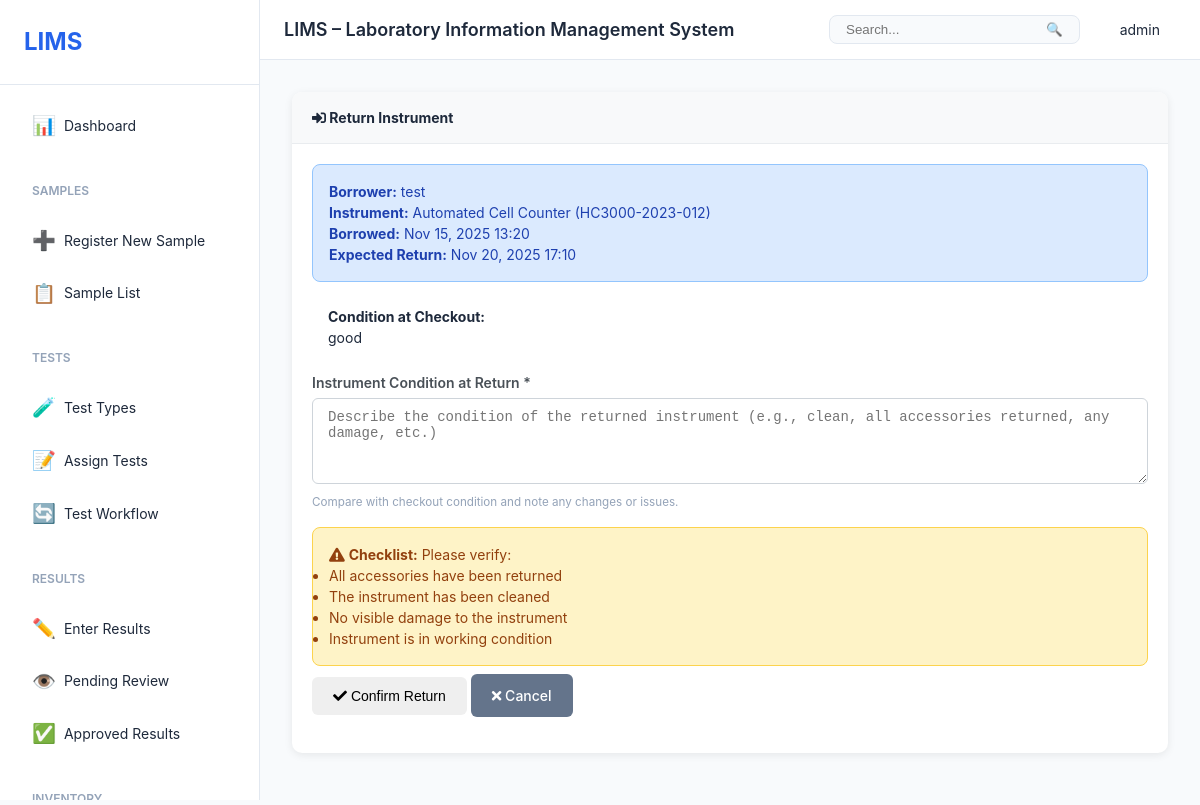
Screenshot of /instruments/borrowing/1/return/ (signed in) with the database file from the repository.
### users/models.py (models this page shows, shortened)
class User(AbstractUser):
    role = models.ForeignKey(Role, on_delete=models.SET_NULL, null=True, blank=True)
    phone = models.CharField(max_length=20, blank=True)
    department = models.CharField(max_length=100, blank=True)
    employee_id = models.CharField(max_length=50, blank=True, unique=True)
    is_active = models.BooleanField(default=True)
    created_at = models.DateTimeField(auto_now_add=True)
    updated_at = models.DateTimeField(auto_now=True)
    class Meta:
        db_table = 'users'
        ordering = ['username']

### instruments/models.py (models this page shows, shortened)
class InstrumentBorrowing(models.Model):
    BORROWER_TYPE_CHOICES = [
        ('internal_user', 'Internal User'),
        ('external_user', 'External User'),
        ('student', 'Student'),
        ('lecturer', 'Lecturer'),
        ('researcher', 'Researcher'),
        ('lab', 'Laboratory'),
        ('department', 'Department'),
        ('other', 'Other'),
    ]
    PURPOSE_CHOICES = [
        ('research', 'Research'),
        ('teaching', 'Teaching/Lecture'),
        ('demonstration', 'Demonstration'),
        ('training', 'Training'),
        ('testing', 'Testing/Analysis'),
        ('calibration', 'Calibration'),
        ('maintenance', 'Maintenance'),
        ('other', 'Other'),
    ]
    STATUS_CHOICES = [
        ('pending', 'Pending Approval'),
        ('approved', 'Approved'),
        ('borrowed', 'Currently Borrowed'),
        ('returned', 'Returned'),
        ('overdue', 'Overdue'),
        ('cancelled', 'Cancelled'),
    ]
    instrument = models.ForeignKey(
        Instrument,
        on_delete=models.CASCADE,
        related_name='borrowing_records'
    )
    borrower_type = models.CharField(max_length=20, choices=BORROWER_TYPE_CHOICES)
    borrower_name = models.CharField(max_length=200, help_text='Name of person/department borrowing')
    borrower_email = models.EmailField(blank=True)
    borrower_phone = models.CharField(max_length=20, blank=True)
    borrower_user = models.ForeignKey(
        settings.AUTH_USER_MODEL,
        on_delete=models.SET_NULL,
        null=True,
        blank=True,
        related_name='borrowed_instruments',
        help_text='Link to user account if internal user'
    )
    borrower_lab = models.ForeignKey(
        'labs.Lab',
        on_delete=models.SET_NULL,
        null=True,
        blank=True,
        related_name='borrowed_instruments',
        help_text='Lab borrowing the instrument'
    )
    borrower_person = models.ForeignKey(
        'labs.Person',
        on_delete=models.SET_NULL,
        null=True,
        blank=True,
        related_name='borrowed_instruments',
        help_text='Person from labs module'
    )
    sample = models.ForeignKey(
        'samples.Sample',
        on_delete=models.SET_NULL,
        null=True,
        blank=True,
        related_name='instrument_borrowings',
        help_text='Sample to be analyzed (if applicable)'
    )
    purpose = models.CharField(max_length=20, choices=PURPOSE_CHOICES)
    purpose_description = models.TextField(
        help_text='Detailed description of intended use'
    )
    location_of_use = models.CharField(
        max_length=200,
        help_text='Where the instrument will be used'
    )
    requested_date = models.DateTimeField(auto_now_add=True)
    requested_start_date = models.DateTimeField(help_text='When borrower needs the instrument')
    requested_end_date = models.DateTimeField(help_text='When borrower will return the instrument')
    actual_borrow_date = models.DateTimeField(
        null=True,
        blank=True,
        help_text='When instrument was actually borrowed'
    )
    actual_return_date = models.DateTimeField(
        null=True,
        blank=True,
        help_text='When instrument was actually returned'
    )
    @property
    def is_overdue(self):
        from django.utils import timezone
        if self.status == 'borrowed' and self.requested_end_date:
            return timezone.now() > self.requested_end_date
        return False
    status = models.CharField(max_length=20, choices=STATUS_CHOICES, default='pending')
    approved_by = models.ForeignKey(
        settings.AUTH_USER_MODEL,
        on_delete=models.SET_NULL,
        null=True,
        blank=True,
        related_name='approved_borrowings'
    )
    approval_date = models.DateTimeField(null=True, blank=True)
    condition_at_checkout = models.TextField(
        blank=True,
        help_text='Condition of instrument when borrowed'
    )
    condition_at_return = models.TextField(
        blank=True,
        help_text='Condition of instrument when returned'
    )
    accessories_borrowed = models.TextField(
        blank=True,
        help_text='List of accessories borrowed with instrument'
    )
    special_instructions = models.TextField(blank=True)
    notes = models.TextField(blank=True)
    created_at = models.DateTimeField(auto_now_add=True)
    updated_at = models.DateTimeField(auto_now=True)
    created_by = models.ForeignKey(
        settings.AUTH_USER_MODEL,
        on_delete=models.SET_NULL,
        null=True,
        related_name='created_borrowings'
    )
    class Meta:
        db_table = 'instrument_borrowings'
        ordering = ['-requested_date']
        indexes = [
            models.Index(fields=['status', 'requested_start_date']),
            models.Index(fields=['instrument', 'status']),
        ]

class Instrument(models.Model):
    STATUS_CHOICES = [
        ('operational', 'Operational'),
        ('maintenance', 'Under Maintenance'),
        ('calibration', 'Calibration Needed'),
        ('offline', 'Offline'),
    ]
    name = models.CharField(max_length=200)
    model = models.CharField(max_length=200)
    serial_number = models.CharField(max_length=100, unique=True)
    manufacturer = models.CharField(max_length=200)
    location = models.CharField(max_length=200)
    status = models.CharField(max_length=50, choices=STATUS_CHOICES, default='operational')
    purchase_date = models.DateField(null=True, blank=True)
    last_calibration_date = models.DateField(null=True, blank=True)
    next_calibration_date = models.DateField(null=True, blank=True)
    calibration_frequency = models.IntegerField(help_text='Days between calibrations', default=365)
    notes = models.TextField(blank=True)
    created_at = models.DateTimeField(auto_now_add=True)
    updated_at = models.DateTimeField(auto_now=True)
    class Meta:
        db_table = 'instruments'
        ordering = ['name']

### instruments/views.py (the view, shortened to what this page needs)
# urls.py: path('borrowing/<int:pk>/return/', views.borrowing_return, name='borrowing_return'),
@login_required
def borrowing_return(request, pk):
    borrowing = get_object_or_404(InstrumentBorrowing, pk=pk)
    return render(request, 'instruments/borrowing_return.html', {'borrowing': borrowing})

### templates/instruments/borrowing_return.html (shortened to what this page needs)
{% extends 'base.html' %}
{% load static %}
{% block content %}
<div class="container">
    <div class="row">
        <div class="col-md-8 offset-md-2">
            <div class="card">
                <div class="card-header bg-warning text-dark">
                    <h4><i class="fas fa-sign-in-alt"></i> Return Instrument</h4>
                </div>
                <div class="card-body">
                    <div class="alert alert-info">
                        <strong>Borrower:</strong> {{ borrowing.borrower_name }}<br>
                        <strong>Instrument:</strong> {{ borrowing.instrument.name }} ({{ borrowing.instrument.serial_number }})<br>
                        <strong>Borrowed:</strong> {{ borrowing.actual_borrow_date|date:"M d, Y H:i" }}<br>
                        <strong>Expected Return:</strong> {{ borrowing.requested_end_date|date:"M d, Y H:i" }}
                    </div>
                    {% if borrowing.condition_at_checkout %}
                    <div class="alert alert-secondary">
                        <strong>Condition at Checkout:</strong><br>
                        {{ borrowing.condition_at_checkout }}
                    </div>
                    {% endif %}
                    <form method="post">
                        <div class="form-group">
                            <label for="condition_at_return">Instrument Condition at Return <span class="text-danger">*</span></label>
                            <textarea name="condition_at_return" id="condition_at_return"
                                      class="form-control" rows="4" required
                                      placeholder="Describe the condition of the returned instrument (e.g., clean, all accessories returned, any damage, etc.)"></textarea>
                            <small class="form-text text-muted">
                                Compare with checkout condition and note any changes or issues.
                            </small>
                        </div>
                        <div class="alert alert-warning">
                            <i class="fas fa-exclamation-triangle"></i>
                            <strong>Checklist:</strong> Please verify:
                            <ul class="mb-0 mt-2">
                                <li>All accessories have been returned</li>
                                <li>The instrument has been cleaned</li>
                                <li>No visible damage to the instrument</li>
                                <li>Instrument is in working condition</li>
                            </ul>
                        </div>
                        <div class="form-group">
                            <button type="submit" class="btn btn-warning btn-lg">
                                <i class="fas fa-check"></i> Confirm Return
                            </button>
                            <a href="{% url 'instruments:borrowing_detail' borrowing.pk %}" class="btn btn-secondary btn-lg">
                                <i class="fas fa-times"></i> Cancel
                            </a>
                        </div>
                    </form>
                </div>
            </div>
        </div>
    </div>
</div>
{% endblock %}

### templates/base.html (shortened to what this page needs)
{% load static %}
<!DOCTYPE html>
<html lang="en">
<head>
    <link rel="stylesheet" href="{% static 'css/style.css' %}">
    <link rel="stylesheet" href="{% static 'css/labs.css' %}">
    <link rel="stylesheet" href="https://cdnjs.cloudflare.com/ajax/libs/font-awesome/5.15.4/css/all.min.css">
</head>
<body>
    <div class="layout">
        <aside class="sidebar" id="sidebar">
            <div class="sidebar-header">
                <h2>LIMS</h2>
            </div>
            <nav class="sidebar-nav">
                <a href="{% url 'dashboard:dashboard' %}" class="nav-item {% if request.resolver_match.url_name == 'dashboard' %}active{% endif %}">
                    <span class="icon">📊</span>
                    <span>Dashboard</span>
                </a>
                <div class="nav-group">
                    <div class="nav-group-title">Samples</div>
                    <a href="{% url 'samples:sample_create' %}" class="nav-item">
                        <span class="icon">➕</span>
                        <span>Register New Sample</span>
                    </a>
                    <a href="{% url 'samples:sample_list' %}" class="nav-item">
                        <span class="icon">📋</span>
                        <span>Sample List</span>
                    </a>
                </div>
                <div class="nav-group">
                    <div class="nav-group-title">Tests</div>
                    <a href="{% url 'tests:test_type_list' %}" class="nav-item">
                        <span class="icon">🧪</span>
                        <span>Test Types</span>
                    </a>
                    <a href="{% url 'tests:assign_test' %}" class="nav-item">
                        <span class="icon">📝</span>
                        <span>Assign Tests</span>
                    </a>
                    <a href="{% url 'tests:test_workflow' %}" class="nav-item">
                        <span class="icon">🔄</span>
                        <span>Test Workflow</span>
                    </a>
                </div>
                <div class="nav-group">
                    <div class="nav-group-title">Results</div>
                    <a href="{% url 'results:result_list' %}" class="nav-item">
                        <span class="icon">✏️</span>
                        <span>Enter Results</span>
                    </a>
                    <a href="{% url 'results:review_results' %}" class="nav-item">
                        <span class="icon">👁️</span>
                        <span>Pending Review</span>
                    </a>
                    <a href="{% url 'results:approved_results' %}" class="nav-item">
                        <span class="icon">✅</span>
                        <span>Approved Results</span>
                    </a>
                </div>
                <div class="nav-group">
                    <div class="nav-group-title">Inventory</div>
                </div>
            </nav>
        </aside>
        <div class="main-content">
            <header class="top-header">
                <div class="header-left">
                    <h1>LIMS – Laboratory Information Management System</h1>
                </div>
                <div class="header-right">
                    <div class="search-box">
                        <input type="text" placeholder="Search..." id="globalSearch">
                        <button>🔍</button>
                    </div>
                    <div class="user-menu">
                        <span>{{ user.get_full_name|default:user.username }}</span>
                    </div>
                </div>
            </header>
            <div class="page-content">
                {% block content %}{% endblock %}
            </div>
        </div>
    </div>
</body>
</html>

### rows the page displays
User: get_full_name "admin"
InstrumentBorrowing: borrower_name "test", instrument.name "Automated Cell Counter", instrument.serial_number "HC3000-2023-012", actual_borrow_date "Nov 15, 2025 13:20", requested_end_date "Nov 20, 2025 17:10", condition_at_checkout "good"
